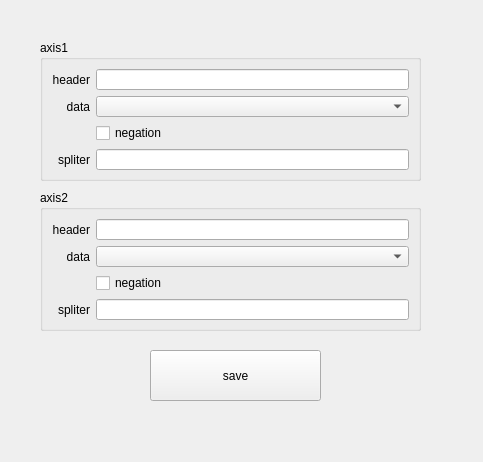
<?xml version="1.0" encoding="UTF-8"?>
<ui version="4.0">
 <class>DialogExport</class>
 <widget class="QDialog" name="DialogExport">
  <property name="geometry">
   <rect>
    <x>0</x>
    <y>0</y>
    <width>483</width>
    <height>462</height>
   </rect>
  </property>
  <property name="windowTitle">
   <string>Dialog</string>
  </property>
  <widget class="QGroupBox" name="groupBox">
   <property name="geometry">
    <rect>
     <x>40</x>
     <y>40</y>
     <width>381</width>
     <height>141</height>
    </rect>
   </property>
   <property name="title">
    <string>axis1</string>
   </property>
   <layout class="QGridLayout" name="gridLayout">
    <item row="0" column="1">
     <widget class="QLineEdit" name="lineEdit"/>
    </item>
    <item row="3" column="1">
     <widget class="QLineEdit" name="lineEdit_2"/>
    </item>
    <item row="0" column="0">
     <widget class="QLabel" name="label">
      <property name="text">
       <string>header</string>
      </property>
      <property name="alignment">
       <set>Qt::AlignRight|Qt::AlignTrailing|Qt::AlignVCenter</set>
      </property>
     </widget>
    </item>
    <item row="3" column="0">
     <widget class="QLabel" name="label_2">
      <property name="text">
       <string>spliter</string>
      </property>
      <property name="alignment">
       <set>Qt::AlignRight|Qt::AlignTrailing|Qt::AlignVCenter</set>
      </property>
     </widget>
    </item>
    <item row="1" column="0">
     <widget class="QLabel" name="label_3">
      <property name="text">
       <string>data</string>
      </property>
      <property name="alignment">
       <set>Qt::AlignRight|Qt::AlignTrailing|Qt::AlignVCenter</set>
      </property>
     </widget>
    </item>
    <item row="1" column="1">
     <widget class="QComboBox" name="comboBox"/>
    </item>
    <item row="2" column="1">
     <widget class="QCheckBox" name="checkBox">
      <property name="text">
       <string>negation</string>
      </property>
     </widget>
    </item>
   </layout>
  </widget>
  <widget class="QGroupBox" name="groupBox_2">
   <property name="geometry">
    <rect>
     <x>40</x>
     <y>190</y>
     <width>381</width>
     <height>141</height>
    </rect>
   </property>
   <property name="title">
    <string>axis2</string>
   </property>
   <layout class="QGridLayout" name="gridLayout_2">
    <item row="0" column="0">
     <widget class="QLabel" name="label_4">
      <property name="text">
       <string>header</string>
      </property>
      <property name="alignment">
       <set>Qt::AlignRight|Qt::AlignTrailing|Qt::AlignVCenter</set>
      </property>
     </widget>
    </item>
    <item row="1" column="0">
     <widget class="QLabel" name="label_5">
      <property name="text">
       <string>data</string>
      </property>
      <property name="alignment">
       <set>Qt::AlignRight|Qt::AlignTrailing|Qt::AlignVCenter</set>
      </property>
     </widget>
    </item>
    <item row="3" column="1">
     <widget class="QLineEdit" name="lineEdit_4"/>
    </item>
    <item row="1" column="1">
     <widget class="QComboBox" name="comboBox_2"/>
    </item>
    <item row="0" column="1">
     <widget class="QLineEdit" name="lineEdit_3"/>
    </item>
    <item row="3" column="0">
     <widget class="QLabel" name="label_6">
      <property name="text">
       <string>spliter</string>
      </property>
      <property name="alignment">
       <set>Qt::AlignRight|Qt::AlignTrailing|Qt::AlignVCenter</set>
      </property>
     </widget>
    </item>
    <item row="2" column="1">
     <widget class="QCheckBox" name="checkBox_2">
      <property name="text">
       <string>negation</string>
      </property>
     </widget>
    </item>
   </layout>
  </widget>
  <widget class="QToolButton" name="toolButton">
   <property name="geometry">
    <rect>
     <x>150</x>
     <y>350</y>
     <width>171</width>
     <height>51</height>
    </rect>
   </property>
   <property name="text">
    <string>save</string>
   </property>
  </widget>
 </widget>
 <resources/>
 <connections/>
</ui>
